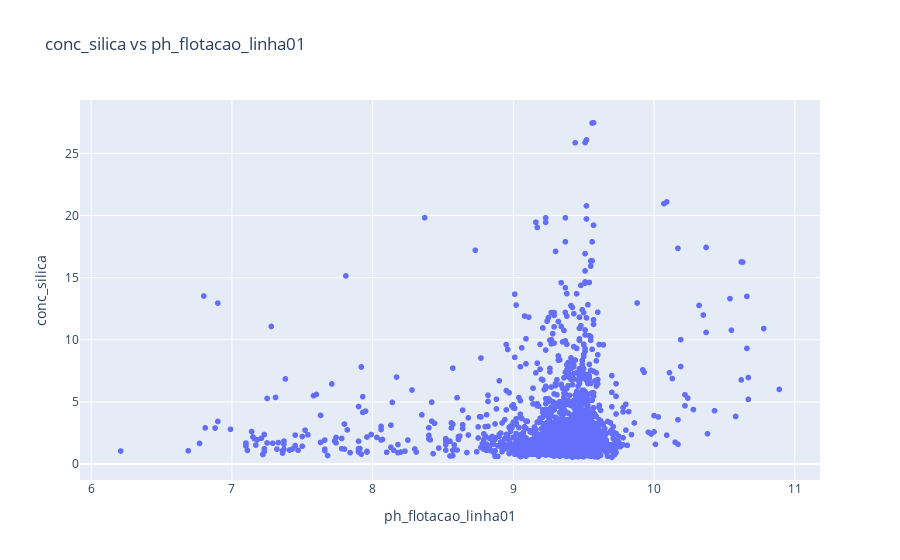

Notebook source saved alongside this figure:
### Code cell
plot_scatter(df_clean, 'ph_flotacao_linha01', 'conc_silica')

### Figure 1 — Plotly figure (JSON) as saved in the notebook; plotly's stock layout.template omitted (floating-point values rounded to 4 significant figures; data arrays with more than 128 entries replaced by an {"elided": "..."} marker saying what was removed)
{"data": [{"hovertemplate": "ph_flotacao_linha01=%{x}<br>conc_silica=%{y}<extra></extra>", "legendgroup": "", "marker": {"color": "#636efa", "symbol": "circle"}, "mode": "markers", "name": "", "showlegend": false, "type": "scattergl", "x": {"elided": "2620 float values"}, "xaxis": "x", "y": {"elided": "2620 float values"}, "yaxis": "y"}], "layout": {"legend": {"tracegroupgap": 0}, "title": {"text": "conc_silica vs ph_flotacao_linha01"}, "xaxis": {"anchor": "y", "domain": [0, 1], "title": {"text": "ph_flotacao_linha01"}}, "yaxis": {"anchor": "x", "domain": [0, 1], "title": {"text": "conc_silica"}}}}
